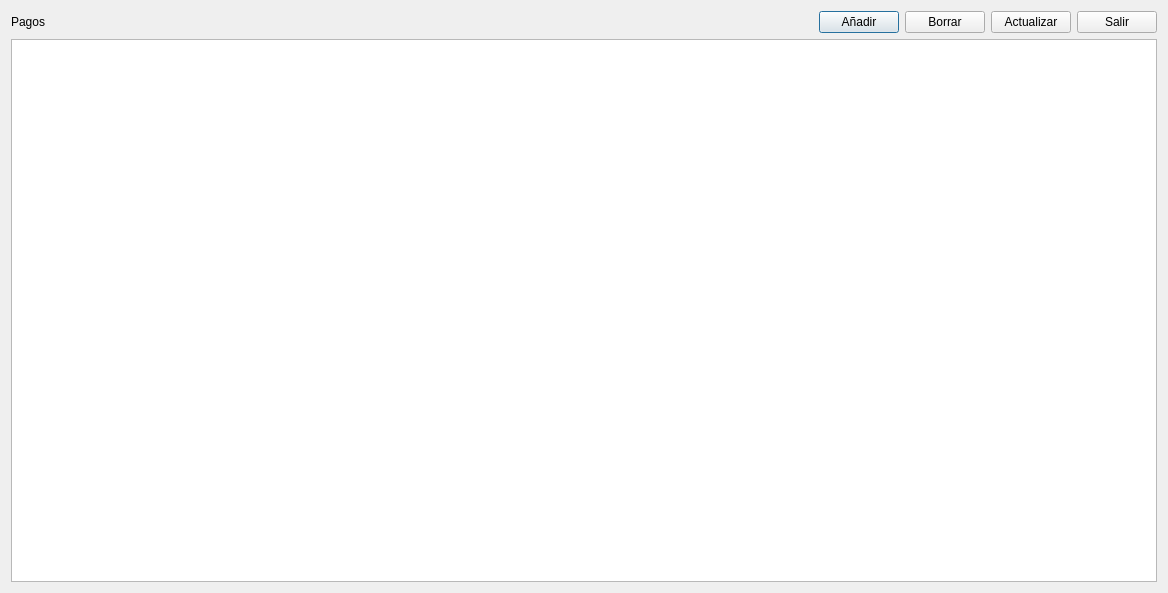
<?xml version="1.0" encoding="UTF-8"?>
<ui version="4.0">
 <class>pagos</class>
 <widget class="QDialog" name="pagos">
  <property name="geometry">
   <rect>
    <x>0</x>
    <y>0</y>
    <width>1168</width>
    <height>593</height>
   </rect>
  </property>
  <property name="windowTitle">
   <string>Dialog</string>
  </property>
  <layout class="QVBoxLayout" name="verticalLayout_2">
   <item>
    <layout class="QVBoxLayout" name="verticalLayout">
     <item>
      <layout class="QHBoxLayout" name="horizontalLayout">
       <item>
        <widget class="QLabel" name="label">
         <property name="text">
          <string>Pagos</string>
         </property>
        </widget>
       </item>
       <item>
        <spacer name="horizontalSpacer">
         <property name="orientation">
          <enum>Qt::Horizontal</enum>
         </property>
         <property name="sizeHint" stdset="0">
          <size>
           <width>398</width>
           <height>20</height>
          </size>
         </property>
        </spacer>
       </item>
       <item>
        <widget class="QPushButton" name="pushButton_anadir">
         <property name="text">
          <string>Añadir</string>
         </property>
        </widget>
       </item>
       <item>
        <widget class="QPushButton" name="pushButton_Borrar">
         <property name="text">
          <string>Borrar</string>
         </property>
        </widget>
       </item>
       <item>
        <widget class="QPushButton" name="pushButton_3">
         <property name="text">
          <string>Actualizar</string>
         </property>
        </widget>
       </item>
       <item>
        <widget class="QPushButton" name="pushButton_Salir">
         <property name="text">
          <string>Salir</string>
         </property>
        </widget>
       </item>
      </layout>
     </item>
     <item>
      <widget class="QTableWidget" name="tableWidget_pagos"/>
     </item>
    </layout>
   </item>
  </layout>
 </widget>
 <resources/>
 <connections/>
</ui>
